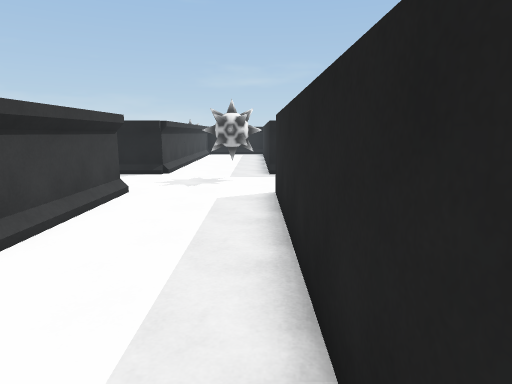
[1] (above)

21 first-person views from a walk through a scene from a Unity 3-D project. The camera is 1.5 m above the floor, tilts 10° down and sees 75° across. The floor is counted in squares, 1 m on a side. Each view is taken from the middle of a square. On the plan, view 1 faces up. The plan holds only what a view shows up to about 15 squares ahead; the rest is blank. The place goes on beyond the plan.

[2]
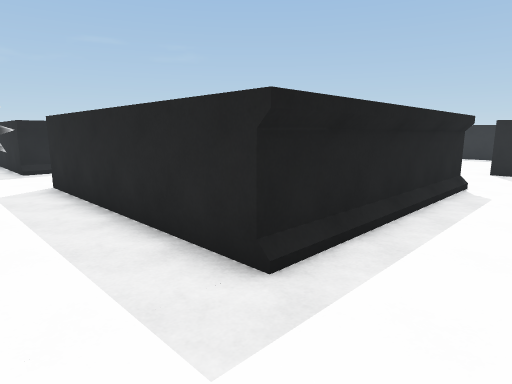

[3]
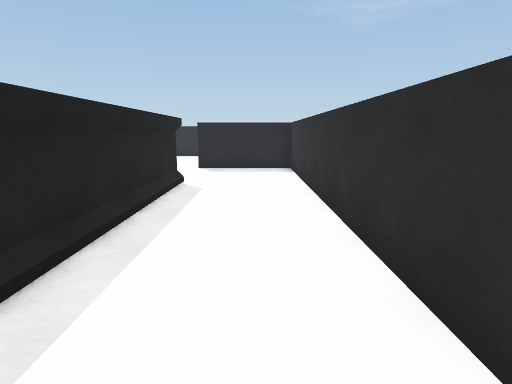

[4]
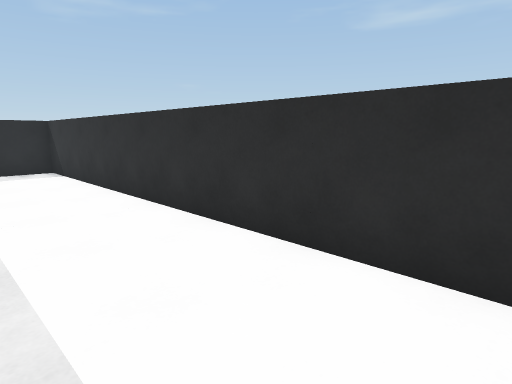

[5]
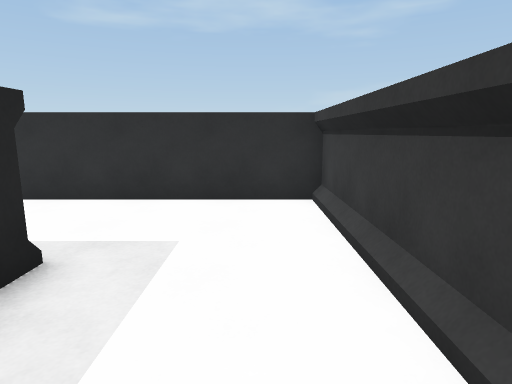

[6]
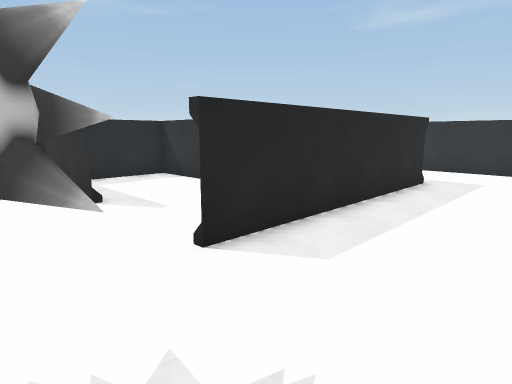

[7]
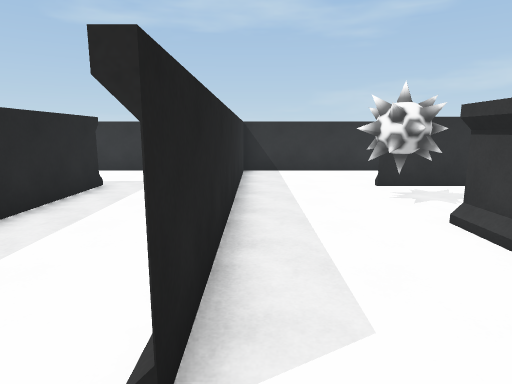

[8]
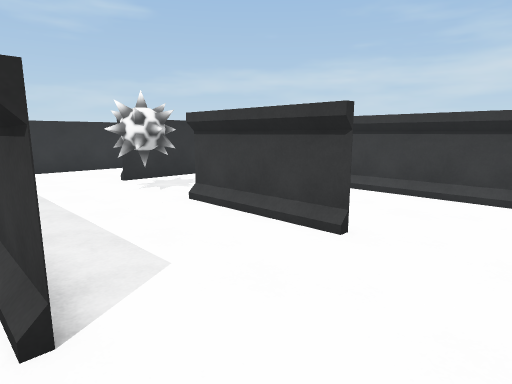

[9]
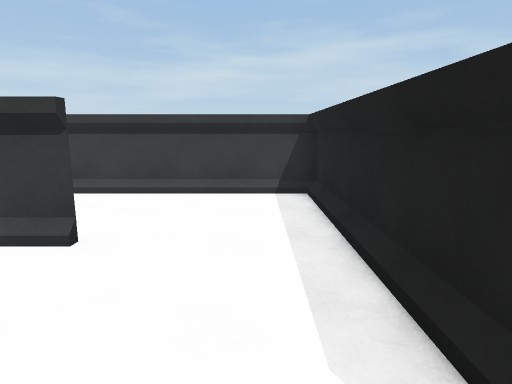

[10]
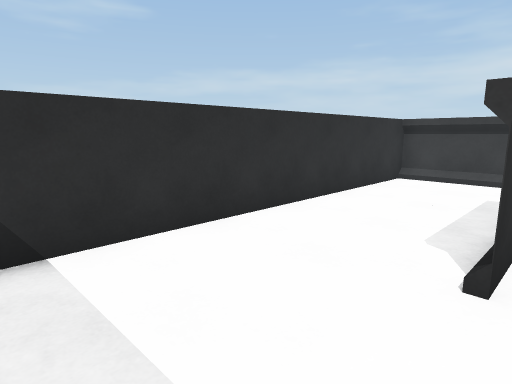

[11]
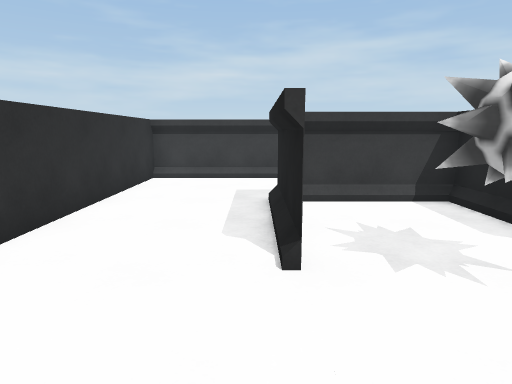

[12]
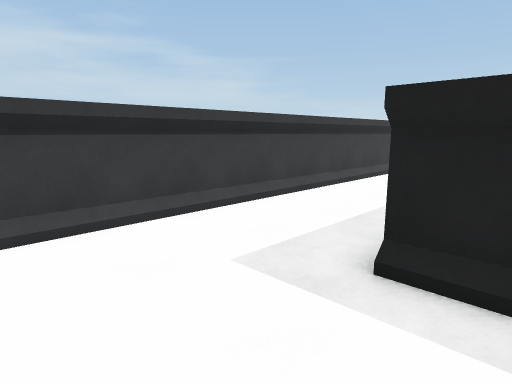

[13]
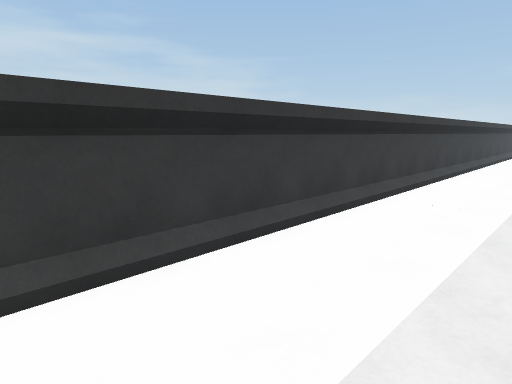

[14]
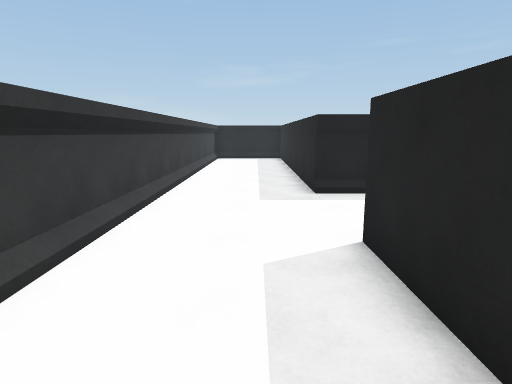

[15]
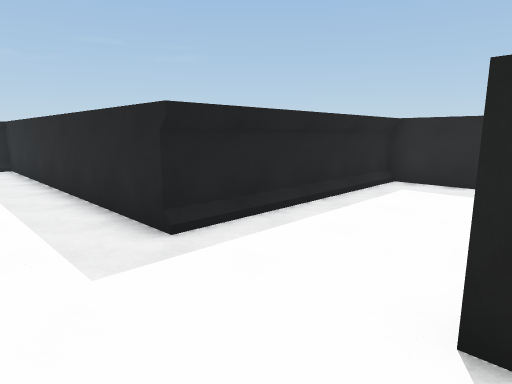

[16]
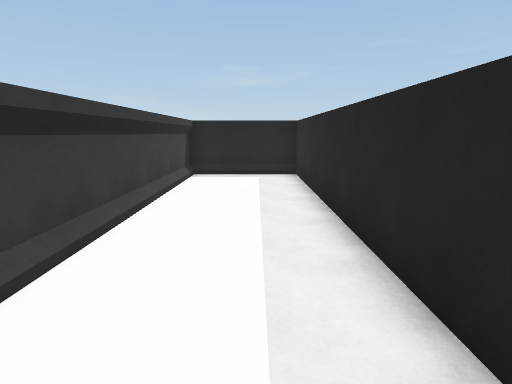

[17]
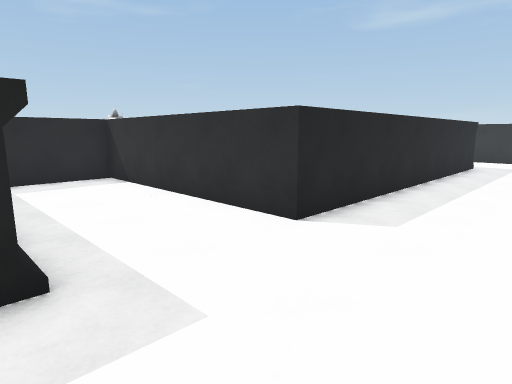

[18]
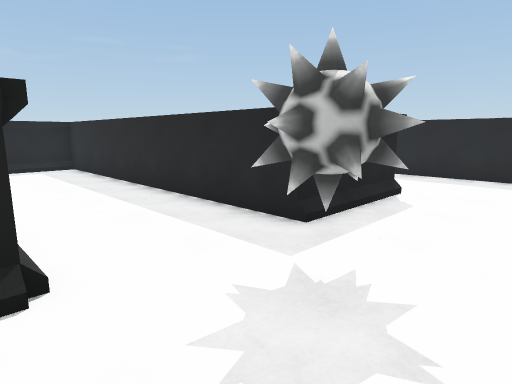

[19]
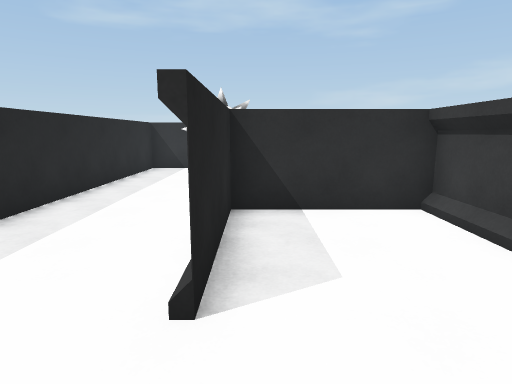

[20]
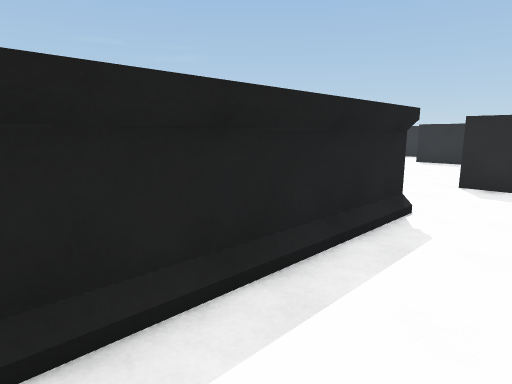

[21]
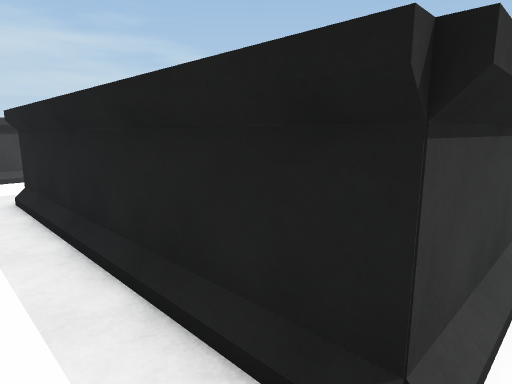

### Floor plan
Ten units are one square. View 1 is at (0, 0); x grows to the right and y downward. Boxes are objects, and circles mark ways between rooms. Rooms are numbered by the first view taken in them; rooms with no view inside come last. Other rooms are left out.
<svg viewBox="-160 -290 260 330">
<path fill="none" stroke="#000" d="M-35 -22 -35 35M-30 35 95 35M-35 -86 -35 -44M85 -5 5 -5 5 -85M-7 -100 -9 -106M-3 -102 -7 -105M-3 -103 -6 -107M2 -111 -2 -109 -4 -106M-75 -86 -75 -45 -75 -85M-115 -45 -75 -45M-72 -37 -70 -32 -67 -34 -67 -29 -62 -27M-76 -35 -75 -32M-67 -30 -66 -28M-75 -26 -81 -27M-72 -23 -77 -20M-67 -24 -68 -21 -73 -23 -76 -19M-35 -125 -35 -165 -115 -165 -115 -285 -155 -285 -155 35 -30 35M-70 -22 -72 -17M-85 -5 -75 -5 -115 -5 -115 -125 -35 -125 -115 -125 -115 -40M-14 -104 -12 -107 -14 -110 -11 -114 -13 -118M-12 -103 -12 -109M-13 -109 -18 -111M-12 -113 -12 -118M-35 35 -35 -86M-104 -5 -85 -5M-115 -40 -115 -10M-98 -45 -115 -45M85 -33 85 -5"/>
<circle cx="-20" cy="-95" r="3" fill="#2a7"/>
<circle cx="90" cy="-10" r="3" fill="#2a7"/>
<circle cx="-80" cy="-10" r="3" fill="#2a7"/>
<text x="0" y="-10">1</text>
<text x="-100" y="-90">2</text>
<text x="-100" y="-20">3</text>
<text x="90" y="-30">4</text>
</svg>
Room 1 opens to room 2. Room 1 opens to room 4. Room 2 opens to room 3.

Where each view was taken, in squares from view 1:
view 1: 0 up, 0 right, facing up
view 2: 2 down, 2 left, facing up-right
view 3: 2 down, 2 left, facing right
view 4: 0 up, 2 left, facing down-right
view 5: 4 up, 2 left, facing down
view 6: 11 up, 3 left, facing down-right
view 7: 10 up, 4 left, facing down
view 8: 11 up, 3 left, facing down-left
view 9: 11 up, 3 left, facing left
view 10: 1 up, 4 left, facing down-left
view 11: 0 up, 4 left, facing left
view 12: 3 down, 10 left, facing up-left
view 13: 1 up, 12 left, facing up-left
view 14: 8 up, 13 left, facing up
view 15: 12 up, 14 left, facing up-right
view 16: 16 up, 13 left, facing up
view 17: 17 up, 15 left, facing down-right
view 18: 9 up, 4 left, facing up-right
view 19: 11 up, 8 left, facing down
view 20: 2 down, 2 right, facing up-right
view 21: 1 down, 9 right, facing up-left
